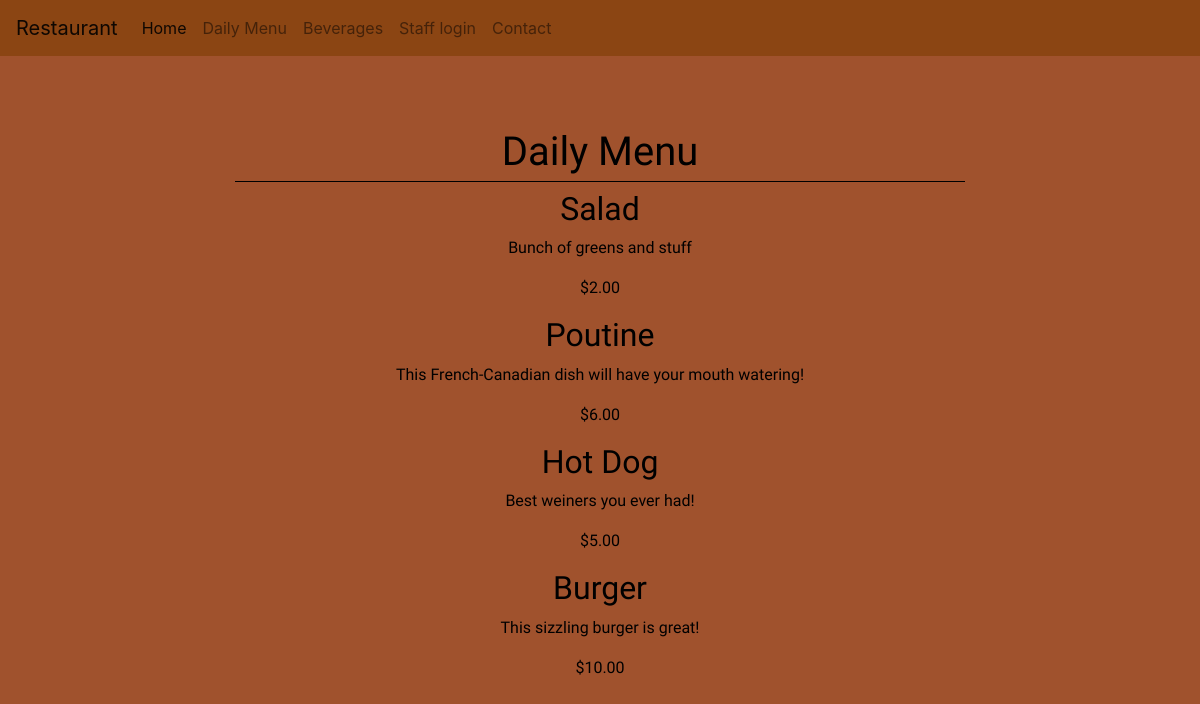
Page /dMenu/ on the earlier database version.
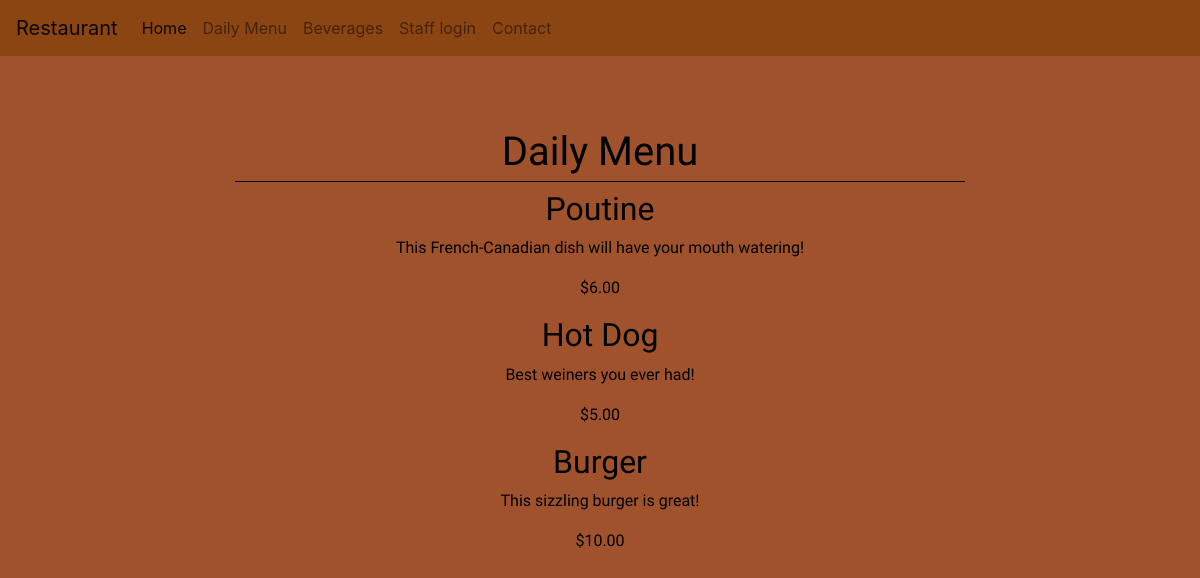
Same page on the later database version.
### main/models.py (models this page shows, shortened)
class dMenu(models.Model):
    title = models.CharField(max_length=100)
    description = models.TextField()
    price = models.DecimalField(max_digits=100, decimal_places=2)
    date_posted = models.DateTimeField(default=timezone.now)

### main/views.py (the view)
# urls.py: path('dMenu/',dMenuListView.as_view(), name='main-dMenu'),
class dMenuListView(ListView):
    model = dMenu
    template_name = 'main/dMenu.html'
    context_object_name = 'post'
    ordering = ['-date_posted']

### main/templates/main/dMenu.html (shortened to what this page needs)
{% extends "main/base.html" %}
{% block content %}
<main role="main" class="container" align="center">
 <div class="row">
  <div class="col-xl-8 offset-xl-2 py-5">
  <h1 class="header">Daily Menu</h1>
  {% for post in post%}
    <h2>{{post.title}}</h2>
    <p>{{post.description}}</p>
    <p>${{post.price}}</p>
  {% endfor %}
</div>
</div>
{% endblock content %}

Differences in the rows shown:
removed dMenu: title "Salad", description "Bunch of greens and stuff", price "2.00"
